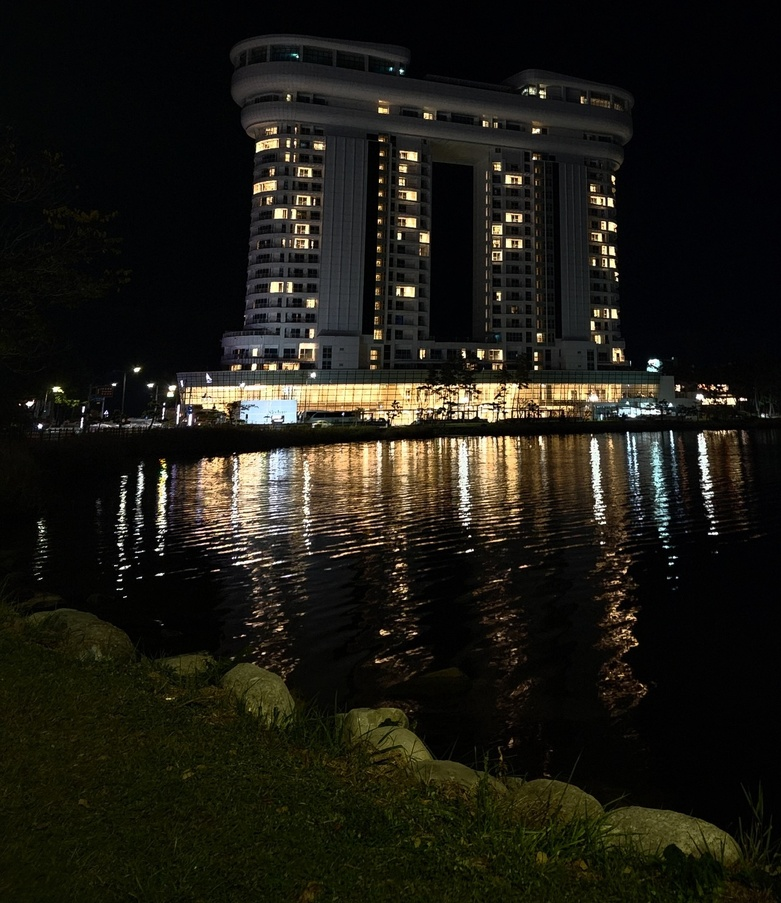
#> input picture OpenCV/L_2/Colab/river.jpg, 781 x 903 px, shrunk from 1286 x 1486 before the run, found by its file name
$ jupyter execute histogram.ipynb   (shell and % lines are left out)
#> lines starting #> are read from the running program, lines starting #| are printed output that depends on the picture
[cell 1]
#OPENCV 패키지를 설치하는 pip 설치 방법

[cell 2]
#OPENCV (=cv2)를 import하여 사용한다.
# 구글코랩에서는 cv2.imshow기능이 사용불가하여, 추가적인 프로세스를 거쳐 진행한다.
import cv2
from google.colab.patches import cv2_imshow

[cell 3]
#이미지의 경로 지정 - 이미지파일 - 우클릭 - 경로복사
image_path = '/content/drive/MyDrive/L_2/Colab/river.jpg'

[cell 4]
#이미지  출력
image = cv2.imread(image_path)
#> image is the input picture: shape (903, 781, 3); mean B, G, R 20.6, 27.7, 29.3
cv2_imshow(image)

[cell 5]
import matplotlib.pyplot as plt
def plot_gray_histogram(image):
    gray_image = cv2.cvtColor(image, cv2.COLOR_BGR2GRAY)
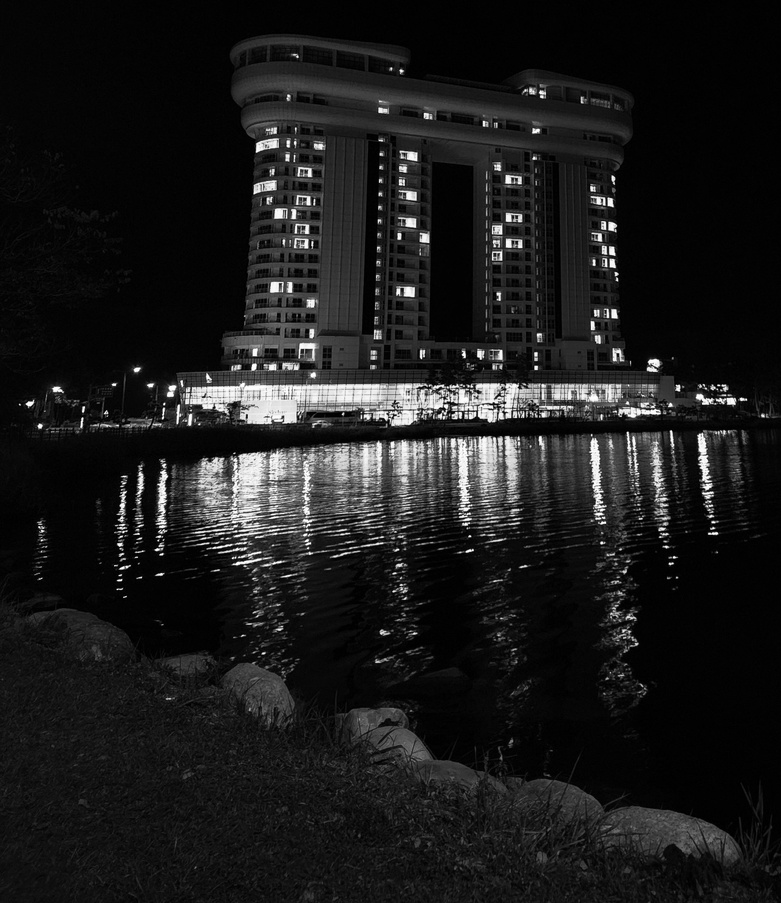
#> gray_image: shape (903, 781); min 0, max 255, mean 27.4
    # 히스토그램 계산
    histr = cv2.calcHist([gray_image], [0], None, [256], [0, 256])
#> histr = 256 values, max 85525 at index 2, min 78 at index 255, mean 2754.9

    # 히스토그램 그리기
    plt.plot(histr, color='gray')
    plt.title('Grayscale Histogram')
    plt.xlabel('Pixel Value')
    plt.ylabel('Frequency')
    plt.xlim([0, 256])
    plt.show()
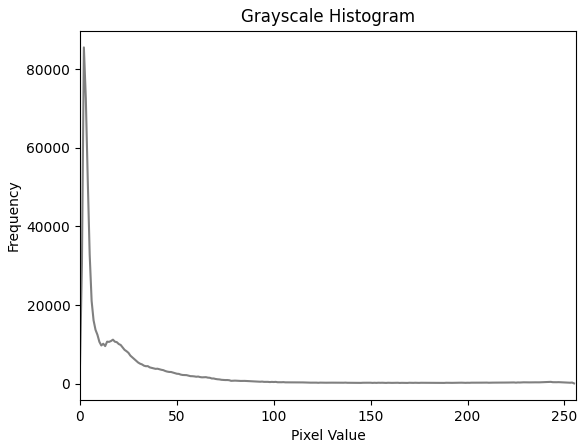
#> figure drawn by matplotlib, 1 panel; curve peaks at x = 2, y = 85525

[cell 6]
plot_gray_histogram(image)

[cell 7]
def equalize_histogram(image):
    # 이미지를 흑백으로 변환
    gray_image = cv2.cvtColor(image, cv2.COLOR_BGR2GRAY)

    # 히스토그램 평활화
    equalized_image = cv2.equalizeHist(gray_image)

    return gray_image, equalized_image

[cell 8]
def plot_histogram(image, title, color='gray'):
    # 히스토그램 계산
    histr = cv2.calcHist([image], [0], None, [256], [0, 256])

    # 히스토그램 그리기
    plt.plot(histr, color=color)
    plt.title(title)
    plt.xlabel('Pixel Value')
    plt.ylabel('Frequency')
    plt.xlim([0, 256])
    plt.show()

def equalize_histogram(image):
    # 이미지를 흑백으로 변환
    gray_image = cv2.cvtColor(image, cv2.COLOR_BGR2GRAY)

    # 히스토그램 평활화
    equalized_image = cv2.equalizeHist(gray_image)
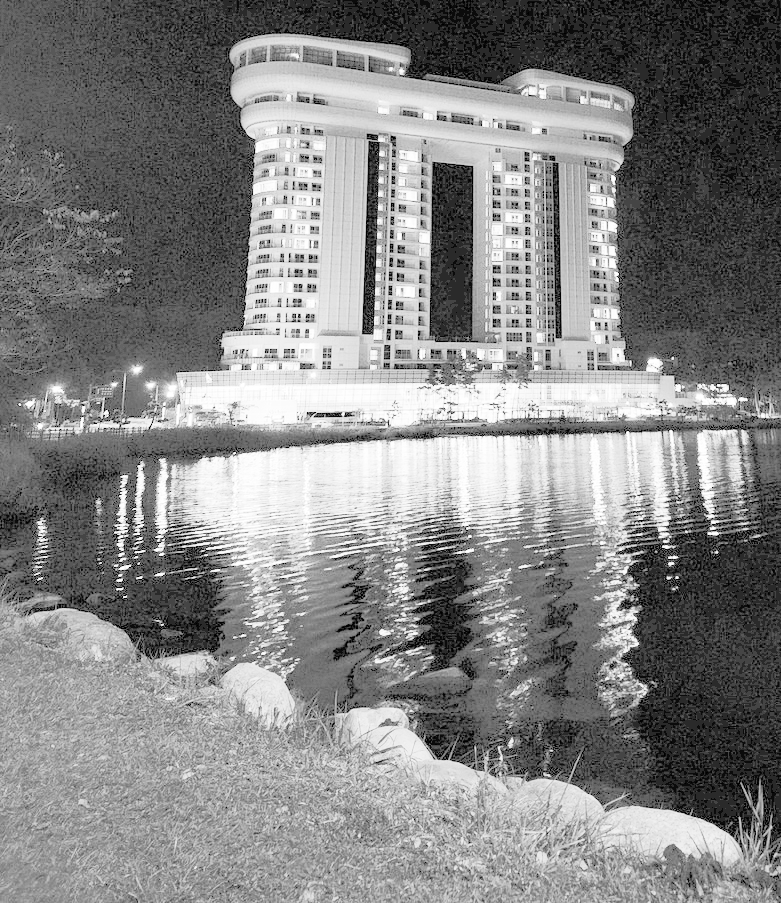
#> equalized_image: shape (903, 781); min 0, max 255, mean 131.9

    return gray_image, equalized_image

# 원본 이미지와 평활화된 이미지 생성
gray_image, equalized_image = equalize_histogram(image)

# 원본 흑백 이미지 히스토그램
plot_histogram(gray_image, 'Original Grayscale Histogram')

# 평활화된 흑백 이미지 히스토그램
plot_histogram(equalized_image, 'Equalized Grayscale Histogram')
#> call 2 of plot_histogram, with title = 'Equalized Grayscale Histogram', color = 'gray'
#> in plot_histogram (call 2), `histr = cv2.calcHist([image], [0], None, [256], [0, 256])`: histr = 256 values, max 85525 at index 42, min 0 at index 1, mean 2754.9
#> in plot_histogram (call 2), `plt.show()`:
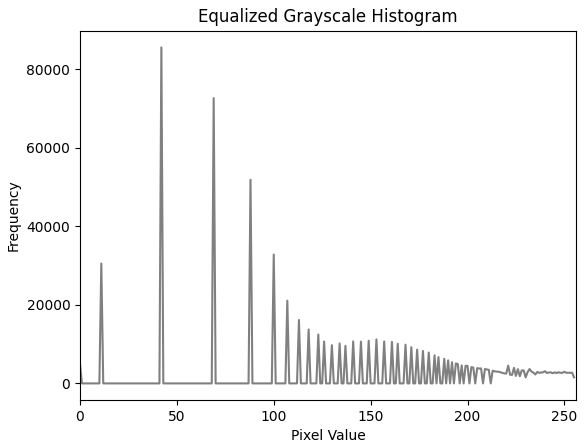
#> figure drawn by matplotlib, 1 panel; curve peaks at x = 42, y = 85525

# 원본 이미지와 평활화된 이미지 보여주기
plt.figure(figsize=(10,5))

plt.subplot(1, 2, 1)
plt.title('Original Grayscale Image')
plt.imshow(gray_image, cmap='gray')
plt.axis('off')

plt.subplot(1, 2, 2)
plt.title('Equalized Grayscale Image')
plt.imshow(equalized_image, cmap='gray')
plt.axis('off')

plt.show()
